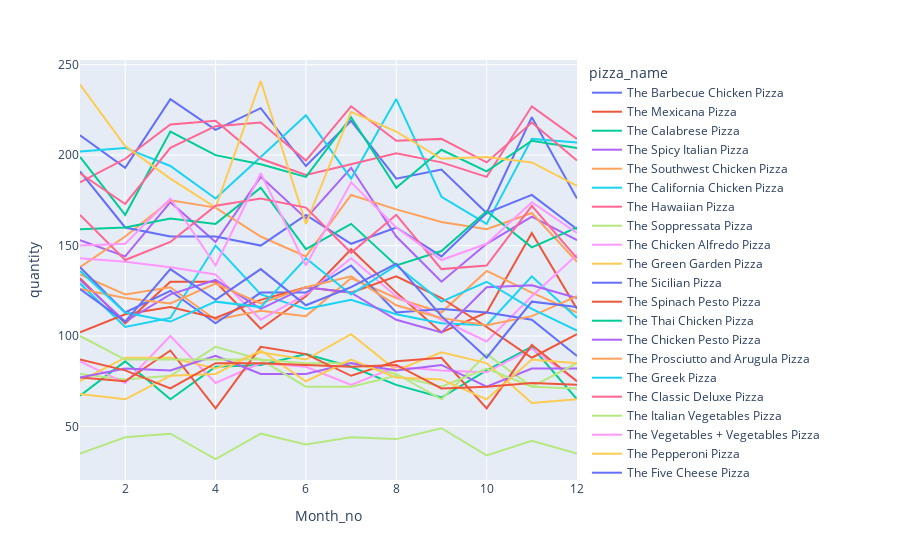

Notebook source saved alongside this figure:
### Markdown cell above
По следуюшим позициям отмечается падение продаж к концу периодов усредненно в квартальной разбивке)
- The Barbecue Chicken Pizza
- The Brie Carre Pizza
- The Five Cheese Pizza
- The Green Garden Pizza
- The Italian Vegetables Pizza
- The Pepperoni, Mushroom, and Peppers Pizza
- The Spinach and Feta Pizza
- The Vegetables + Vegetables Pizza

По позициям наоборот рост - можно прелагать как "новинки"
- The Calabrese Pizza
- The Classic Deluxe Pizza
- The Mediterranean Pizza

### Code cell
pizza_count= df4_1.groupby(['pizza_name','Month_no'])['quantity'].sum().reset_index().sort_values(['Month_no'])

fig = px.line(pizza_count, x="Month_no", y="quantity",color="pizza_name",
              line_group="pizza_name")
fig.show()

### Figure 1 — Plotly figure (JSON) as saved in the notebook; plotly's stock layout.template omitted (floating-point values rounded to 4 significant figures)
{"data": [{"hovertemplate": "pizza_name=The Barbecue Chicken Pizza<br>Month_no=%{x}<br>quantity=%{y}<extra></extra>", "legendgroup": "The Barbecue Chicken Pizza", "line": {"color": "#636efa", "dash": "solid"}, "marker": {"symbol": "circle"}, "mode": "lines", "name": "The Barbecue Chicken Pizza", "orientation": "v", "showlegend": true, "type": "scatter", "x": [1, 2, 3, 4, 5, 6, 7, 8, 9, 10, 11, 12], "xaxis": "x", "y": [211, 193, 231, 214, 226, 194, 219, 187, 192, 168, 221, 176], "yaxis": "y"}, {"hovertemplate": "pizza_name=The Mexicana Pizza<br>Month_no=%{x}<br>quantity=%{y}<extra></extra>", "legendgroup": "The Mexicana Pizza", "line": {"color": "#EF553B", "dash": "solid"}, "marker": {"symbol": "circle"}, "mode": "lines", "name": "The Mexicana Pizza", "orientation": "v", "showlegend": true, "type": "scatter", "x": [1, 2, 3, 4, 5, 6, 7, 8, 9, 10, 11, 12], "xaxis": "x", "y": [132, 107, 130, 130, 104, 122, 148, 124, 102, 113, 157, 115], "yaxis": "y"}, {"hovertemplate": "pizza_name=The Calabrese Pizza<br>Month_no=%{x}<br>quantity=%{y}<extra></extra>", "legendgroup": "The Calabrese Pizza", "line": {"color": "#00cc96", "dash": "solid"}, "marker": {"symbol": "circle"}, "mode": "lines", "name": "The Calabrese Pizza", "orientation": "v", "showlegend": true, "type": "scatter", "x": [1, 2, 3, 4, 5, 6, 7, 8, 9, 10, 11, 12], "xaxis": "x", "y": [67, 86, 65, 83, 84, 90, 83, 73, 66, 81, 94, 65], "yaxis": "y"}, {"hovertemplate": "pizza_name=The Spicy Italian Pizza<br>Month_no=%{x}<br>quantity=%{y}<extra></extra>", "legendgroup": "The Spicy Italian Pizza", "line": {"color": "#ab63fa", "dash": "solid"}, "marker": {"symbol": "circle"}, "mode": "lines", "name": "The Spicy Italian Pizza", "orientation": "v", "showlegend": true, "type": "scatter", "x": [1, 2, 3, 4, 5, 6, 7, 8, 9, 10, 11, 12], "xaxis": "x", "y": [153, 144, 174, 152, 188, 165, 193, 155, 130, 151, 166, 153], "yaxis": "y"}, {"hovertemplate": "pizza_name=The Southwest Chicken Pizza<br>Month_no=%{x}<br>quantity=%{y}<extra></extra>", "legendgroup": "The Southwest Chicken Pizza", "line": {"color": "#FFA15A", "dash": "solid"}, "marker": {"symbol": "circle"}, "mode": "lines", "name": "The Southwest Chicken Pizza", "orientation": "v", "showlegend": true, "type": "scatter", "x": [1, 2, 3, 4, 5, 6, 7, 8, 9, 10, 11, 12], "xaxis": "x", "y": [138, 155, 175, 171, 155, 144, 178, 170, 163, 159, 168, 141], "yaxis": "y"}, {"hovertemplate": "pizza_name=The California Chicken Pizza<br>Month_no=%{x}<br>quantity=%{y}<extra></extra>", "legendgroup": "The California Chicken Pizza", "line": {"color": "#19d3f3", "dash": "solid"}, "marker": {"symbol": "circle"}, "mode": "lines", "name": "The California Chicken Pizza", "orientation": "v", "showlegend": true, "type": "scatter", "x": [1, 2, 3, 4, 5, 6, 7, 8, 9, 10, 11, 12], "xaxis": "x", "y": [202, 204, 194, 176, 199, 222, 187, 231, 177, 162, 209, 207], "yaxis": "y"}, {"hovertemplate": "pizza_name=The Hawaiian Pizza<br>Month_no=%{x}<br>quantity=%{y}<extra></extra>", "legendgroup": "The Hawaiian Pizza", "line": {"color": "#FF6692", "dash": "solid"}, "marker": {"symbol": "circle"}, "mode": "lines", "name": "The Hawaiian Pizza", "orientation": "v", "showlegend": true, "type": "scatter", "x": [1, 2, 3, 4, 5, 6, 7, 8, 9, 10, 11, 12], "xaxis": "x", "y": [185, 198, 217, 219, 198, 189, 195, 201, 196, 188, 227, 209], "yaxis": "y"}, {"hovertemplate": "pizza_name=The Soppressata Pizza<br>Month_no=%{x}<br>quantity=%{y}<extra></extra>", "legendgroup": "The Soppressata Pizza", "line": {"color": "#B6E880", "dash": "solid"}, "marker": {"symbol": "circle"}, "mode": "lines", "name": "The Soppressata Pizza", "orientation": "v", "showlegend": true, "type": "scatter", "x": [1, 2, 3, 4, 5, 6, 7, 8, 9, 10, 11, 12], "xaxis": "x", "y": [79, 76, 78, 94, 87, 85, 85, 79, 65, 90, 72, 71], "yaxis": "y"}, {"hovertemplate": "pizza_name=The Chicken Alfredo Pizza<br>Month_no=%{x}<br>quantity=%{y}<extra></extra>", "legendgroup": "The Chicken Alfredo Pizza", "line": {"color": "#FF97FF", "dash": "solid"}, "marker": {"symbol": "circle"}, "mode": "lines", "name": "The Chicken Alfredo Pizza", "orientation": "v", "showlegend": true, "type": "scatter", "x": [1, 2, 3, 4, 5, 6, 7, 8, 9, 10, 11, 12], "xaxis": "x", "y": [86, 74, 100, 74, 85, 83, 73, 83, 81, 80, 93, 75], "yaxis": "y"}, {"hovertemplate": "pizza_name=The Green Garden Pizza<br>Month_no=%{x}<br>quantity=%{y}<extra></extra>", "legendgroup": "The Green Garden Pizza", "line": {"color": "#FECB52", "dash": "solid"}, "marker": {"symbol": "circle"}, "mode": "lines", "name": "The Green Garden Pizza", "orientation": "v", "showlegend": true, "type": "scatter", "x": [1, 2, 3, 4, 5, 6, 7, 8, 9, 10, 11, 12], "xaxis": "x", "y": [75, 88, 88, 82, 91, 87, 101, 81, 91, 85, 63, 65], "yaxis": "y"}, {"hovertemplate": "pizza_name=The Sicilian Pizza<br>Month_no=%{x}<br>quantity=%{y}<extra></extra>", "legendgroup": "The Sicilian Pizza", "line": {"color": "#636efa", "dash": "solid"}, "marker": {"symbol": "circle"}, "mode": "lines", "name": "The Sicilian Pizza", "orientation": "v", "showlegend": true, "type": "scatter", "x": [1, 2, 3, 4, 5, 6, 7, 8, 9, 10, 11, 12], "xaxis": "x", "y": [191, 160, 155, 155, 150, 167, 151, 160, 144, 168, 178, 159], "yaxis": "y"}, {"hovertemplate": "pizza_name=The Spinach Pesto Pizza<br>Month_no=%{x}<br>quantity=%{y}<extra></extra>", "legendgroup": "The Spinach Pesto Pizza", "line": {"color": "#EF553B", "dash": "solid"}, "marker": {"symbol": "circle"}, "mode": "lines", "name": "The Spinach Pesto Pizza", "orientation": "v", "showlegend": true, "type": "scatter", "x": [1, 2, 3, 4, 5, 6, 7, 8, 9, 10, 11, 12], "xaxis": "x", "y": [77, 75, 92, 60, 94, 90, 78, 86, 88, 60, 95, 75], "yaxis": "y"}, {"hovertemplate": "pizza_name=The Thai Chicken Pizza<br>Month_no=%{x}<br>quantity=%{y}<extra></extra>", "legendgroup": "The Thai Chicken Pizza", "line": {"color": "#00cc96", "dash": "solid"}, "marker": {"symbol": "circle"}, "mode": "lines", "name": "The Thai Chicken Pizza", "orientation": "v", "showlegend": true, "type": "scatter", "x": [1, 2, 3, 4, 5, 6, 7, 8, 9, 10, 11, 12], "xaxis": "x", "y": [199, 167, 213, 200, 195, 188, 221, 182, 203, 191, 208, 204], "yaxis": "y"}, {"hovertemplate": "pizza_name=The Chicken Pesto Pizza<br>Month_no=%{x}<br>quantity=%{y}<extra></extra>", "legendgroup": "The Chicken Pesto Pizza", "line": {"color": "#ab63fa", "dash": "solid"}, "marker": {"symbol": "circle"}, "mode": "lines", "name": "The Chicken Pesto Pizza", "orientation": "v", "showlegend": true, "type": "scatter", "x": [1, 2, 3, 4, 5, 6, 7, 8, 9, 10, 11, 12], "xaxis": "x", "y": [77, 82, 81, 89, 79, 79, 85, 81, 84, 72, 82, 82], "yaxis": "y"}, {"hovertemplate": "pizza_name=The Prosciutto and Arugula Pizza<br>Month_no=%{x}<br>quantity=%{y}<extra></extra>", "legendgroup": "The Prosciutto and Arugula Pizza", "line": {"color": "#FFA15A", "dash": "solid"}, "marker": {"symbol": "circle"}, "mode": "lines", "name": "The Prosciutto and Arugula Pizza", "orientation": "v", "showlegend": true, "type": "scatter", "x": [1, 2, 3, 4, 5, 6, 7, 8, 9, 10, 11, 12], "xaxis": "x", "y": [134, 123, 127, 109, 114, 111, 132, 121, 113, 136, 124, 113], "yaxis": "y"}, {"hovertemplate": "pizza_name=The Greek Pizza<br>Month_no=%{x}<br>quantity=%{y}<extra></extra>", "legendgroup": "The Greek Pizza", "line": {"color": "#19d3f3", "dash": "solid"}, "marker": {"symbol": "circle"}, "mode": "lines", "name": "The Greek Pizza", "orientation": "v", "showlegend": true, "type": "scatter", "x": [1, 2, 3, 4, 5, 6, 7, 8, 9, 10, 11, 12], "xaxis": "x", "y": [129, 105, 110, 150, 123, 115, 120, 112, 107, 106, 133, 110], "yaxis": "y"}, {"hovertemplate": "pizza_name=The Classic Deluxe Pizza<br>Month_no=%{x}<br>quantity=%{y}<extra></extra>", "legendgroup": "The Classic Deluxe Pizza", "line": {"color": "#FF6692", "dash": "solid"}, "marker": {"symbol": "circle"}, "mode": "lines", "name": "The Classic Deluxe Pizza", "orientation": "v", "showlegend": true, "type": "scatter", "x": [1, 2, 3, 4, 5, 6, 7, 8, 9, 10, 11, 12], "xaxis": "x", "y": [190, 173, 204, 216, 218, 197, 227, 208, 209, 196, 218, 197], "yaxis": "y"}, {"hovertemplate": "pizza_name=The Italian Vegetables Pizza<br>Month_no=%{x}<br>quantity=%{y}<extra></extra>", "legendgroup": "The Italian Vegetables Pizza", "line": {"color": "#B6E880", "dash": "solid"}, "marker": {"symbol": "circle"}, "mode": "lines", "name": "The Italian Vegetables Pizza", "orientation": "v", "showlegend": true, "type": "scatter", "x": [1, 2, 3, 4, 5, 6, 7, 8, 9, 10, 11, 12], "xaxis": "x", "y": [100, 87, 87, 87, 87, 72, 72, 78, 72, 82, 72, 85], "yaxis": "y"}, {"hovertemplate": "pizza_name=The Vegetables + Vegetables Pizza<br>Month_no=%{x}<br>quantity=%{y}<extra></extra>", "legendgroup": "The Vegetables + Vegetables Pizza", "line": {"color": "#FF97FF", "dash": "solid"}, "marker": {"symbol": "circle"}, "mode": "lines", "name": "The Vegetables + Vegetables Pizza", "orientation": "v", "showlegend": true, "type": "scatter", "x": [1, 2, 3, 4, 5, 6, 7, 8, 9, 10, 11, 12], "xaxis": "x", "y": [143, 141, 138, 134, 109, 123, 143, 122, 109, 97, 122, 145], "yaxis": "y"}, {"hovertemplate": "pizza_name=The Pepperoni Pizza<br>Month_no=%{x}<br>quantity=%{y}<extra></extra>", "legendgroup": "The Pepperoni Pizza", "line": {"color": "#FECB52", "dash": "solid"}, "marker": {"symbol": "circle"}, "mode": "lines", "name": "The Pepperoni Pizza", "orientation": "v", "showlegend": true, "type": "scatter", "x": [1, 2, 3, 4, 5, 6, 7, 8, 9, 10, 11, 12], "xaxis": "x", "y": [239, 205, 187, 171, 241, 162, 224, 213, 198, 199, 196, 183], "yaxis": "y"}, {"hovertemplate": "pizza_name=The Five Cheese Pizza<br>Month_no=%{x}<br>quantity=%{y}<extra></extra>", "legendgroup": "The Five Cheese Pizza", "line": {"color": "#636efa", "dash": "solid"}, "marker": {"symbol": "circle"}, "mode": "lines", "name": "The Five Cheese Pizza", "orientation": "v", "showlegend": true, "type": "scatter", "x": [1, 2, 3, 4, 5, 6, 7, 8, 9, 10, 11, 12], "xaxis": "x", "y": [138, 113, 125, 107, 124, 124, 139, 113, 115, 113, 109, 89], "yaxis": "y"}, {"hovertemplate": "pizza_name=The Pepperoni, Mushroom, and Peppers Pizza<br>Month_no=%{x}<br>quantity=%{y}<extra></extra>", "legendgroup": "The Pepperoni, Mushroom, and Peppers Pizza", "line": {"color": "#EF553B", "dash": "solid"}, "marker": {"symbol": "circle"}, "mode": "lines", "name": "The Pepperoni, Mushroom, and Peppers Pizza", "orientation": "v", "showlegend": true, "type": "scatter", "x": [1, 2, 3, 4, 5, 6, 7, 8, 9, 10, 11, 12], "xaxis": "x", "y": [102, 112, 116, 110, 120, 127, 124, 133, 121, 105, 88, 101], "yaxis": "y"}, {"hovertemplate": "pizza_name=The Four Cheese Pizza<br>Month_no=%{x}<br>quantity=%{y}<extra></extra>", "legendgroup": "The Four Cheese Pizza", "line": {"color": "#00cc96", "dash": "solid"}, "marker": {"symbol": "circle"}, "mode": "lines", "name": "The Four Cheese Pizza", "orientation": "v", "showlegend": true, "type": "scatter", "x": [1, 2, 3, 4, 5, 6, 7, 8, 9, 10, 11, 12], "xaxis": "x", "y": [159, 160, 165, 162, 182, 148, 162, 139, 147, 169, 149, 160], "yaxis": "y"}, {"hovertemplate": "pizza_name=The Pepper Salami Pizza<br>Month_no=%{x}<br>quantity=%{y}<extra></extra>", "legendgroup": "The Pepper Salami Pizza", "line": {"color": "#ab63fa", "dash": "solid"}, "marker": {"symbol": "circle"}, "mode": "lines", "name": "The Pepper Salami Pizza", "orientation": "v", "showlegend": true, "type": "scatter", "x": [1, 2, 3, 4, 5, 6, 7, 8, 9, 10, 11, 12], "xaxis": "x", "y": [131, 108, 123, 131, 115, 127, 124, 109, 102, 127, 128, 121], "yaxis": "y"}, {"hovertemplate": "pizza_name=The Italian Capocollo Pizza<br>Month_no=%{x}<br>quantity=%{y}<extra></extra>", "legendgroup": "The Italian Capocollo Pizza", "line": {"color": "#FFA15A", "dash": "solid"}, "marker": {"symbol": "circle"}, "mode": "lines", "name": "The Italian Capocollo Pizza", "orientation": "v", "showlegend": true, "type": "scatter", "x": [1, 2, 3, 4, 5, 6, 7, 8, 9, 10, 11, 12], "xaxis": "x", "y": [126, 121, 118, 129, 118, 127, 133, 117, 110, 106, 111, 122], "yaxis": "y"}, {"hovertemplate": "pizza_name=The Napolitana Pizza<br>Month_no=%{x}<br>quantity=%{y}<extra></extra>", "legendgroup": "The Napolitana Pizza", "line": {"color": "#19d3f3", "dash": "solid"}, "marker": {"symbol": "circle"}, "mode": "lines", "name": "The Napolitana Pizza", "orientation": "v", "showlegend": true, "type": "scatter", "x": [1, 2, 3, 4, 5, 6, 7, 8, 9, 10, 11, 12], "xaxis": "x", "y": [136, 113, 108, 119, 116, 143, 123, 139, 119, 130, 115, 103], "yaxis": "y"}, {"hovertemplate": "pizza_name=The Italian Supreme Pizza<br>Month_no=%{x}<br>quantity=%{y}<extra></extra>", "legendgroup": "The Italian Supreme Pizza", "line": {"color": "#FF6692", "dash": "solid"}, "marker": {"symbol": "circle"}, "mode": "lines", "name": "The Italian Supreme Pizza", "orientation": "v", "showlegend": true, "type": "scatter", "x": [1, 2, 3, 4, 5, 6, 7, 8, 9, 10, 11, 12], "xaxis": "x", "y": [167, 142, 152, 172, 176, 171, 146, 167, 137, 139, 172, 143], "yaxis": "y"}, {"hovertemplate": "pizza_name=The Brie Carre Pizza<br>Month_no=%{x}<br>quantity=%{y}<extra></extra>", "legendgroup": "The Brie Carre Pizza", "line": {"color": "#B6E880", "dash": "solid"}, "marker": {"symbol": "circle"}, "mode": "lines", "name": "The Brie Carre Pizza", "orientation": "v", "showlegend": true, "type": "scatter", "x": [1, 2, 3, 4, 5, 6, 7, 8, 9, 10, 11, 12], "xaxis": "x", "y": [35, 44, 46, 32, 46, 40, 44, 43, 49, 34, 42, 35], "yaxis": "y"}, {"hovertemplate": "pizza_name=The Big Meat Pizza<br>Month_no=%{x}<br>quantity=%{y}<extra></extra>", "legendgroup": "The Big Meat Pizza", "line": {"color": "#FF97FF", "dash": "solid"}, "marker": {"symbol": "circle"}, "mode": "lines", "name": "The Big Meat Pizza", "orientation": "v", "showlegend": true, "type": "scatter", "x": [1, 2, 3, 4, 5, 6, 7, 8, 9, 10, 11, 12], "xaxis": "x", "y": [150, 151, 176, 139, 190, 139, 185, 160, 142, 151, 174, 157], "yaxis": "y"}, {"hovertemplate": "pizza_name=The Mediterranean Pizza<br>Month_no=%{x}<br>quantity=%{y}<extra></extra>", "legendgroup": "The Mediterranean Pizza", "line": {"color": "#FECB52", "dash": "solid"}, "marker": {"symbol": "circle"}, "mode": "lines", "name": "The Mediterranean Pizza", "orientation": "v", "showlegend": true, "type": "scatter", "x": [1, 2, 3, 4, 5, 6, 7, 8, 9, 10, 11, 12], "xaxis": "x", "y": [68, 65, 78, 79, 92, 75, 87, 77, 76, 65, 87, 85], "yaxis": "y"}, {"hovertemplate": "pizza_name=The Spinach and Feta Pizza<br>Month_no=%{x}<br>quantity=%{y}<extra></extra>", "legendgroup": "The Spinach and Feta Pizza", "line": {"color": "#636efa", "dash": "solid"}, "marker": {"symbol": "circle"}, "mode": "lines", "name": "The Spinach and Feta Pizza", "orientation": "v", "showlegend": true, "type": "scatter", "x": [1, 2, 3, 4, 5, 6, 7, 8, 9, 10, 11, 12], "xaxis": "x", "y": [126, 108, 137, 120, 137, 117, 127, 140, 111, 88, 119, 116], "yaxis": "y"}, {"hovertemplate": "pizza_name=The Spinach Supreme Pizza<br>Month_no=%{x}<br>quantity=%{y}<extra></extra>", "legendgroup": "The Spinach Supreme Pizza", "line": {"color": "#EF553B", "dash": "solid"}, "marker": {"symbol": "circle"}, "mode": "lines", "name": "The Spinach Supreme Pizza", "orientation": "v", "showlegend": true, "type": "scatter", "x": [1, 2, 3, 4, 5, 6, 7, 8, 9, 10, 11, 12], "xaxis": "x", "y": [87, 81, 71, 85, 85, 84, 83, 84, 71, 72, 74, 73], "yaxis": "y"}], "layout": {"legend": {"title": {"text": "pizza_name"}, "tracegroupgap": 0}, "margin": {"t": 60}, "xaxis": {"anchor": "y", "domain": [0, 1], "title": {"text": "Month_no"}}, "yaxis": {"anchor": "x", "domain": [0, 1], "title": {"text": "quantity"}}}}
